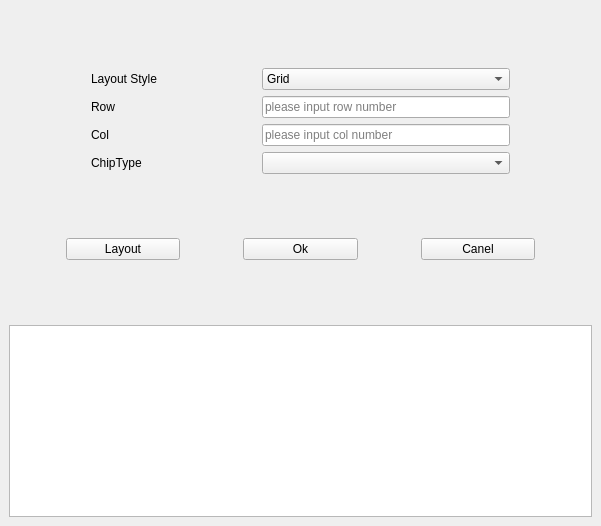
<?xml version="1.0" encoding="UTF-8"?>
<ui version="4.0">
 <class>MainWindow</class>
 <widget class="QMainWindow" name="MainWindow">
  <property name="geometry">
   <rect>
    <x>0</x>
    <y>0</y>
    <width>601</width>
    <height>526</height>
   </rect>
  </property>
  <property name="windowTitle">
   <string>Chip Layout</string>
  </property>
  <widget class="QWidget" name="centralwidget">
   <layout class="QVBoxLayout" name="verticalLayout">
    <item>
     <spacer name="verticalSpacer">
      <property name="orientation">
       <enum>Qt::Vertical</enum>
      </property>
      <property name="sizeHint" stdset="0">
       <size>
        <width>20</width>
        <height>48</height>
       </size>
      </property>
     </spacer>
    </item>
    <item>
     <layout class="QHBoxLayout" name="horizontalLayout" stretch="1,2,3,1">
      <item>
       <spacer name="horizontalSpacer">
        <property name="orientation">
         <enum>Qt::Horizontal</enum>
        </property>
        <property name="sizeHint" stdset="0">
         <size>
          <width>40</width>
          <height>20</height>
         </size>
        </property>
       </spacer>
      </item>
      <item>
       <widget class="QLabel" name="label">
        <property name="text">
         <string>Layout Style</string>
        </property>
       </widget>
      </item>
      <item>
       <widget class="QComboBox" name="layout_style">
        <property name="currentIndex">
         <number>1</number>
        </property>
        <item>
         <property name="text">
          <string>Linear</string>
         </property>
        </item>
        <item>
         <property name="text">
          <string>Grid</string>
         </property>
        </item>
       </widget>
      </item>
      <item>
       <spacer name="horizontalSpacer_3">
        <property name="orientation">
         <enum>Qt::Horizontal</enum>
        </property>
        <property name="sizeHint" stdset="0">
         <size>
          <width>40</width>
          <height>20</height>
         </size>
        </property>
       </spacer>
      </item>
     </layout>
    </item>
    <item>
     <layout class="QHBoxLayout" name="horizontalLayout_2" stretch="1,2,3,1">
      <item>
       <spacer name="horizontalSpacer_4">
        <property name="orientation">
         <enum>Qt::Horizontal</enum>
        </property>
        <property name="sizeHint" stdset="0">
         <size>
          <width>40</width>
          <height>20</height>
         </size>
        </property>
       </spacer>
      </item>
      <item>
       <widget class="QLabel" name="label_2">
        <property name="text">
         <string>Row</string>
        </property>
       </widget>
      </item>
      <item>
       <widget class="QLineEdit" name="row_edit">
        <property name="placeholderText">
         <string>please input row number</string>
        </property>
       </widget>
      </item>
      <item>
       <spacer name="horizontalSpacer_6">
        <property name="orientation">
         <enum>Qt::Horizontal</enum>
        </property>
        <property name="sizeHint" stdset="0">
         <size>
          <width>40</width>
          <height>20</height>
         </size>
        </property>
       </spacer>
      </item>
     </layout>
    </item>
    <item>
     <layout class="QHBoxLayout" name="horizontalLayout_3" stretch="1,2,3,1">
      <item>
       <spacer name="horizontalSpacer_7">
        <property name="orientation">
         <enum>Qt::Horizontal</enum>
        </property>
        <property name="sizeHint" stdset="0">
         <size>
          <width>40</width>
          <height>20</height>
         </size>
        </property>
       </spacer>
      </item>
      <item>
       <widget class="QLabel" name="label_3">
        <property name="text">
         <string>Col</string>
        </property>
       </widget>
      </item>
      <item>
       <widget class="QLineEdit" name="col_edit">
        <property name="placeholderText">
         <string>please input col number</string>
        </property>
       </widget>
      </item>
      <item>
       <spacer name="horizontalSpacer_9">
        <property name="orientation">
         <enum>Qt::Horizontal</enum>
        </property>
        <property name="sizeHint" stdset="0">
         <size>
          <width>40</width>
          <height>20</height>
         </size>
        </property>
       </spacer>
      </item>
     </layout>
    </item>
    <item>
     <layout class="QHBoxLayout" name="horizontalLayout_5" stretch="1,2,3,1">
      <item>
       <spacer name="horizontalSpacer_8">
        <property name="orientation">
         <enum>Qt::Horizontal</enum>
        </property>
        <property name="sizeHint" stdset="0">
         <size>
          <width>40</width>
          <height>20</height>
         </size>
        </property>
       </spacer>
      </item>
      <item>
       <widget class="QLabel" name="label_4">
        <property name="text">
         <string>ChipType</string>
        </property>
       </widget>
      </item>
      <item>
       <widget class="QComboBox" name="chipTypeCom">
        <property name="editable">
         <bool>false</bool>
        </property>
       </widget>
      </item>
      <item>
       <spacer name="horizontalSpacer_11">
        <property name="orientation">
         <enum>Qt::Horizontal</enum>
        </property>
        <property name="sizeHint" stdset="0">
         <size>
          <width>40</width>
          <height>20</height>
         </size>
        </property>
       </spacer>
      </item>
     </layout>
    </item>
    <item>
     <spacer name="verticalSpacer_3">
      <property name="orientation">
       <enum>Qt::Vertical</enum>
      </property>
      <property name="sizeHint" stdset="0">
       <size>
        <width>20</width>
        <height>49</height>
       </size>
      </property>
     </spacer>
    </item>
    <item>
     <layout class="QHBoxLayout" name="horizontalLayout_4" stretch="1,2,1,2,1,2,1">
      <item>
       <spacer name="horizontalSpacer_10">
        <property name="orientation">
         <enum>Qt::Horizontal</enum>
        </property>
        <property name="sizeHint" stdset="0">
         <size>
          <width>40</width>
          <height>20</height>
         </size>
        </property>
       </spacer>
      </item>
      <item>
       <widget class="QPushButton" name="layout_button">
        <property name="text">
         <string>Layout</string>
        </property>
        <property name="icon">
         <iconset>
          <normaloff>C:/Users/BY210156/_imgs/cpu.png</normaloff>C:/Users/BY210156/_imgs/cpu.png</iconset>
        </property>
       </widget>
      </item>
      <item>
       <spacer name="horizontalSpacer_5">
        <property name="orientation">
         <enum>Qt::Horizontal</enum>
        </property>
        <property name="sizeHint" stdset="0">
         <size>
          <width>40</width>
          <height>20</height>
         </size>
        </property>
       </spacer>
      </item>
      <item>
       <widget class="QPushButton" name="ok_button">
        <property name="text">
         <string>Ok</string>
        </property>
        <property name="icon">
         <iconset>
          <normaloff>C:/Users/BY210156/_imgs/ok.png</normaloff>C:/Users/BY210156/_imgs/ok.png</iconset>
        </property>
       </widget>
      </item>
      <item>
       <spacer name="horizontalSpacer_2">
        <property name="orientation">
         <enum>Qt::Horizontal</enum>
        </property>
        <property name="sizeHint" stdset="0">
         <size>
          <width>40</width>
          <height>20</height>
         </size>
        </property>
       </spacer>
      </item>
      <item>
       <widget class="QPushButton" name="cancel_button">
        <property name="text">
         <string>Canel</string>
        </property>
        <property name="icon">
         <iconset>
          <normaloff>C:/Users/BY210156/_imgs/cancel.png</normaloff>C:/Users/BY210156/_imgs/cancel.png</iconset>
        </property>
       </widget>
      </item>
      <item>
       <spacer name="horizontalSpacer_12">
        <property name="orientation">
         <enum>Qt::Horizontal</enum>
        </property>
        <property name="sizeHint" stdset="0">
         <size>
          <width>40</width>
          <height>20</height>
         </size>
        </property>
       </spacer>
      </item>
     </layout>
    </item>
    <item>
     <spacer name="verticalSpacer_2">
      <property name="orientation">
       <enum>Qt::Vertical</enum>
      </property>
      <property name="sizeHint" stdset="0">
       <size>
        <width>20</width>
        <height>48</height>
       </size>
      </property>
     </spacer>
    </item>
    <item>
     <widget class="QTableViewChip" name="tableView"/>
    </item>
   </layout>
  </widget>
 </widget>
 <customwidgets>
  <customwidget>
   <class>QTableViewChip</class>
   <extends>QTableView</extends>
   <header>.widgets.context.table_view_chip_bits</header>
  </customwidget>
 </customwidgets>
 <resources>
  <include location="../../_imgs/_imgs.qrc"/>
 </resources>
 <connections>
  <connection>
   <sender>ok_button</sender>
   <signal>clicked()</signal>
   <receiver>MainWindow</receiver>
   <slot>ok()</slot>
   <hints>
    <hint type="sourcelabel">
     <x>122</x>
     <y>220</y>
    </hint>
    <hint type="destinationlabel">
     <x>225</x>
     <y>-9</y>
    </hint>
   </hints>
  </connection>
  <connection>
   <sender>cancel_button</sender>
   <signal>clicked()</signal>
   <receiver>MainWindow</receiver>
   <slot>cancel()</slot>
   <hints>
    <hint type="sourcelabel">
     <x>315</x>
     <y>227</y>
    </hint>
    <hint type="destinationlabel">
     <x>329</x>
     <y>-8</y>
    </hint>
   </hints>
  </connection>
  <connection>
   <sender>layout_button</sender>
   <signal>clicked()</signal>
   <receiver>MainWindow</receiver>
   <slot>layout()</slot>
   <hints>
    <hint type="sourcelabel">
     <x>125</x>
     <y>208</y>
    </hint>
    <hint type="destinationlabel">
     <x>300</x>
     <y>262</y>
    </hint>
   </hints>
  </connection>
  <connection>
   <sender>chipTypeCom</sender>
   <signal>currentIndexChanged(int)</signal>
   <receiver>MainWindow</receiver>
   <slot>choose_chip_type()</slot>
   <hints>
    <hint type="sourcelabel">
     <x>383</x>
     <y>163</y>
    </hint>
    <hint type="destinationlabel">
     <x>300</x>
     <y>262</y>
    </hint>
   </hints>
  </connection>
 </connections>
 <slots>
  <slot>ok()</slot>
  <slot>cancel()</slot>
  <slot>layout()</slot>
  <slot>choose_chip_type()</slot>
 </slots>
</ui>
